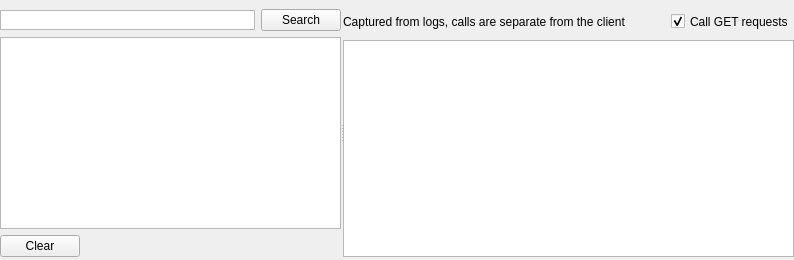
      <widget class="QWidget" name="tab_valo">
       <attribute name="title">
        <string>VALO</string>
       </attribute>
       <layout class="QHBoxLayout" name="horizontalLayout_36" stretch="0">
        <property name="spacing">
         <number>6</number>
        </property>
        <property name="leftMargin">
         <number>0</number>
        </property>
        <property name="topMargin">
         <number>3</number>
        </property>
        <property name="rightMargin">
         <number>0</number>
        </property>
        <property name="bottomMargin">
         <number>0</number>
        </property>
        <item>
         <widget class="QSplitter" name="valoSplitter">
          <property name="orientation">
           <enum>Qt::Horizontal</enum>
          </property>
          <property name="handleWidth">
           <number>2</number>
          </property>
          <property name="childrenCollapsible">
           <bool>false</bool>
          </property>
          <widget class="QWidget" name="verticalLayoutWidget_17">
           <layout class="QVBoxLayout" name="verticalLayout_25">
            <property name="leftMargin">
             <number>0</number>
            </property>
            <property name="topMargin">
             <number>6</number>
            </property>
            <property name="rightMargin">
             <number>0</number>
            </property>
            <property name="bottomMargin">
             <number>3</number>
            </property>
            <item>
             <layout class="QHBoxLayout" name="horizontalLayout_41">
              <item>
               <widget class="QTextEdit" name="valoTextSearch">
                <property name="sizePolicy">
                 <sizepolicy hsizetype="Expanding" vsizetype="Minimum">
                  <horstretch>0</horstretch>
                  <verstretch>0</verstretch>
                 </sizepolicy>
                </property>
                <property name="minimumSize">
                 <size>
                  <width>0</width>
                  <height>0</height>
                 </size>
                </property>
                <property name="maximumSize">
                 <size>
                  <width>16777215</width>
                  <height>20</height>
                 </size>
                </property>
                <property name="verticalScrollBarPolicy">
                 <enum>Qt::ScrollBarAlwaysOff</enum>
                </property>
                <property name="horizontalScrollBarPolicy">
                 <enum>Qt::ScrollBarAlwaysOff</enum>
                </property>
                <property name="lineWrapMode">
                 <enum>QTextEdit::NoWrap</enum>
                </property>
                <property name="acceptRichText">
                 <bool>false</bool>
                </property>
               </widget>
              </item>
              <item>
               <widget class="QPushButton" name="valoButtonSearch">
                <property name="text">
                 <string>Search</string>
                </property>
               </widget>
              </item>
             </layout>
            </item>
            <item>
             <layout class="QHBoxLayout" name="horizontalLayout_42">
              <item>
               <widget class="QListWidget" name="valoList"/>
              </item>
             </layout>
            </item>
            <item>
             <layout class="QHBoxLayout" name="horizontalLayout_39">
              <item>
               <widget class="QPushButton" name="valoButtonClear">
                <property name="text">
                 <string>Clear</string>
                </property>
               </widget>
              </item>
              <item>
               <spacer name="horizontalSpacer_15">
                <property name="orientation">
                 <enum>Qt::Horizontal</enum>
                </property>
                <property name="sizeHint" stdset="0">
                 <size>
                  <width>40</width>
                  <height>20</height>
                 </size>
                </property>
               </spacer>
              </item>
             </layout>
            </item>
           </layout>
          </widget>
          <widget class="QWidget" name="verticalLayoutWidget_18">
           <layout class="QVBoxLayout" name="verticalLayout_26">
            <property name="leftMargin">
             <number>0</number>
            </property>
            <property name="topMargin">
             <number>6</number>
            </property>
            <property name="rightMargin">
             <number>0</number>
            </property>
            <property name="bottomMargin">
             <number>3</number>
            </property>
            <item>
             <layout class="QVBoxLayout" name="verticalLayout_27">
              <item>
               <layout class="QHBoxLayout" name="horizontalLayout_44">
                <item>
                 <widget class="QLabel" name="label_6">
                  <property name="text">
                   <string>Captured from logs, calls are separate from the client</string>
                  </property>
                 </widget>
                </item>
                <item>
                 <spacer name="horizontalSpacer_14">
                  <property name="orientation">
                   <enum>Qt::Horizontal</enum>
                  </property>
                  <property name="sizeHint" stdset="0">
                   <size>
                    <width>40</width>
                    <height>20</height>
                   </size>
                  </property>
                 </spacer>
                </item>
                <item>
                 <widget class="QCheckBox" name="valoCallGets">
                  <property name="minimumSize">
                   <size>
                    <width>0</width>
                    <height>25</height>
                   </size>
                  </property>
                  <property name="text">
                   <string>Call GET requests</string>
                  </property>
                  <property name="checked">
                   <bool>true</bool>
                  </property>
                 </widget>
                </item>
               </layout>
              </item>
              <item>
               <widget class="QTextEdit" name="valoView">
                <property name="lineWrapMode">
                 <enum>QTextEdit::NoWrap</enum>
                </property>
                <property name="acceptRichText">
                 <bool>false</bool>
                </property>
               </widget>
              </item>
             </layout>
            </item>
           </layout>
          </widget>
         </widget>
        </item>
       </layout>
      </widget>
